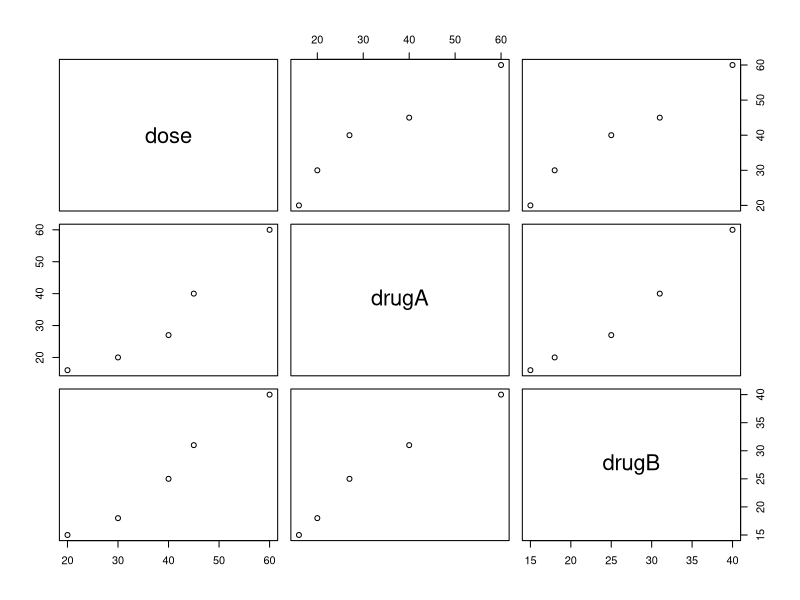
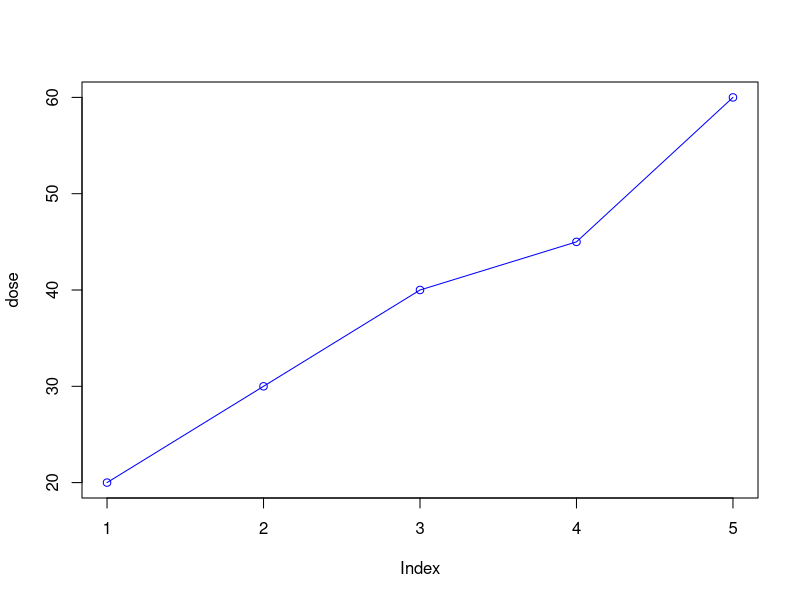
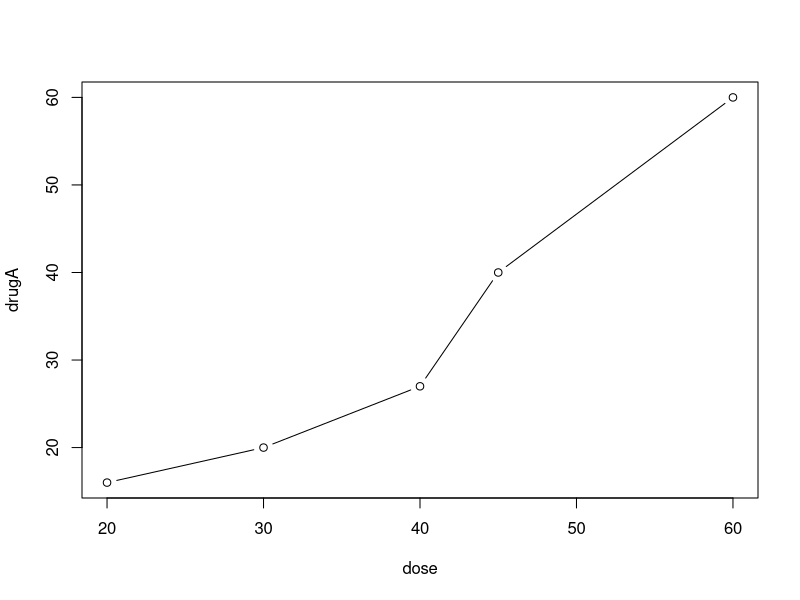
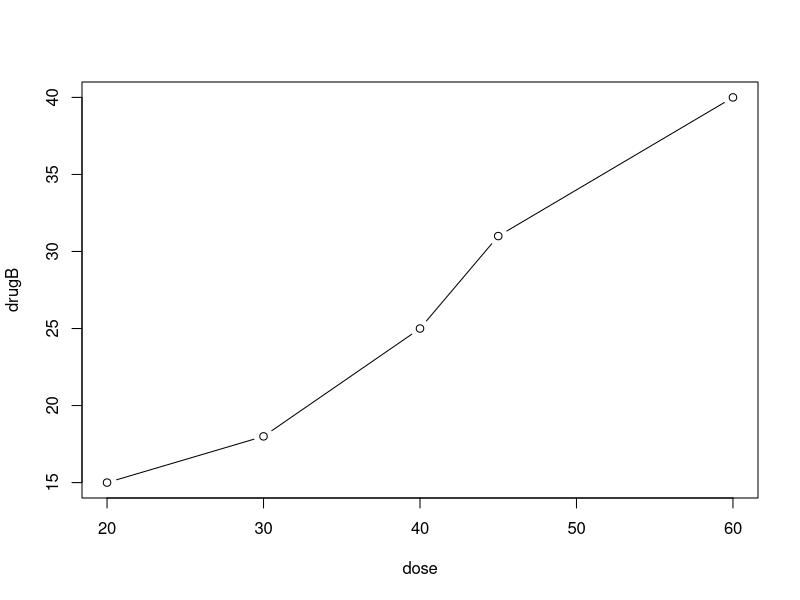
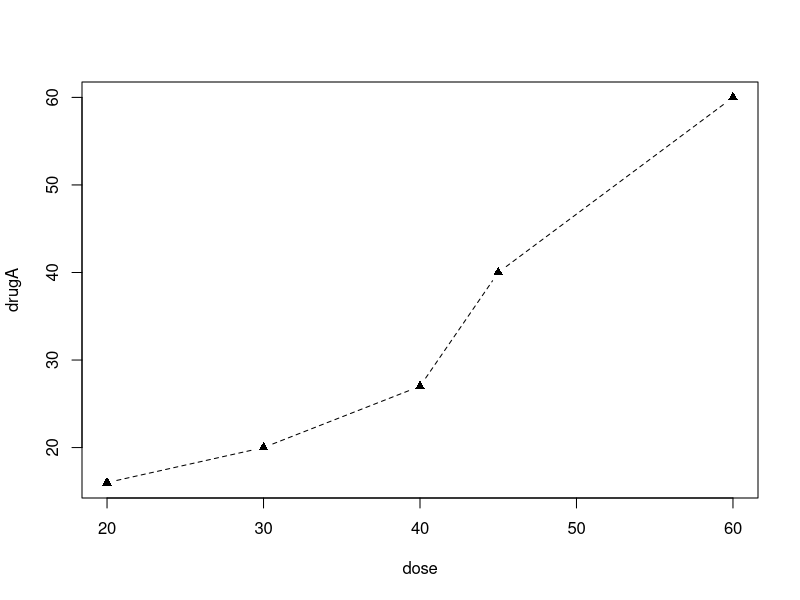
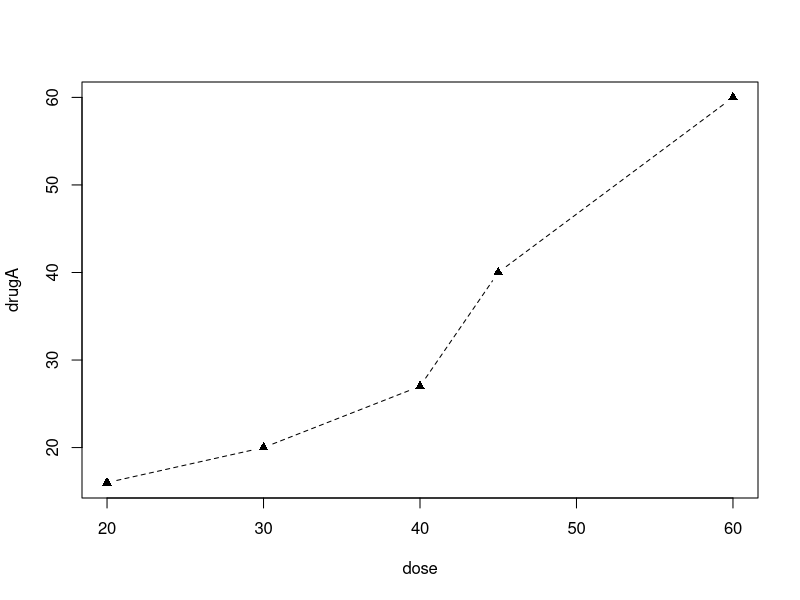
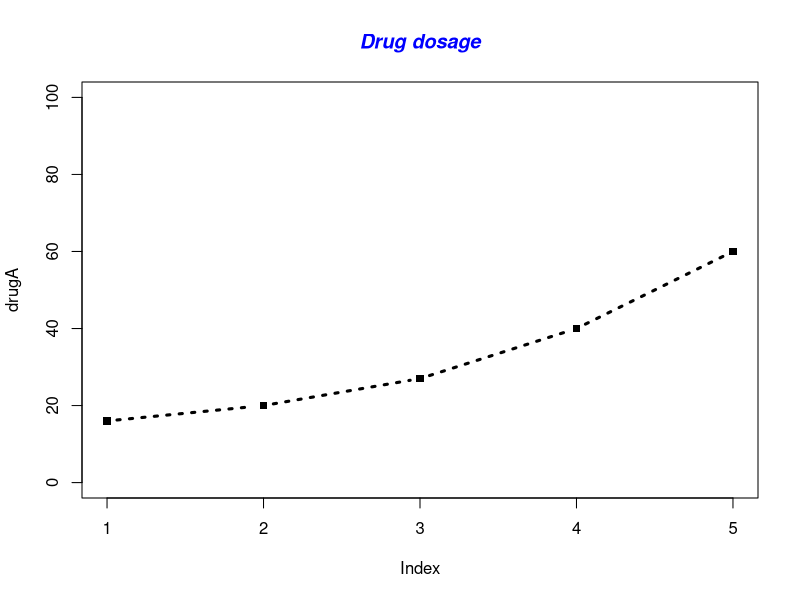

The R script that drew these images, in order: (Note: this script raises an error after producing the figures.)
# Builds the data frame using vectors
dose <- c(20, 30, 40, 45, 60)
drugA <- c(16, 20, 27, 40, 60)
drugB <- c(15, 18, 25, 31, 40)

# Store this info in a data frame called drugs
drugs <- data.frame(dose, drugA, drugB)

# colnames(drugs) <- c("Dosage", 
#                    "Response to Drug A", 
#                    "Response to Drug B")

plot(drugs)
attach(drugs)
plot(dose, type = "o", col = "blue")

# option type = "b" means
# we can plot both points and lines
plot(dose, drugA, type = "b")

# store the content of par() to add variable
opar <- par(no.readonly = TRUE)
plot(dose, drugB, type = "b")

# lty = 2 (dashed line)
# pch = 17 (triangle)
par(lty = 2, pch = 17)
plot(dose, drugA, type = "b")
par(opar)

# Specify graphical parameters
plot(dose, drugA, type = "b", lty = 2, pch = 17)

# dotted line 3 times wider than the default
plot(drugA, 
     type = "b", 
     lty = 3, 
     lwd = 3, 
     pch = 15, 
     ylim = c(0, 100))
title(main = "Drug dosage", 
      col.main = "blue", 
      font.main = 4)

# plot drug B with red dashed line and square points
# pch = 22
plot(drugB, 
     type = "b", 
     pch = 22, 
     lty = 2, 
     col = "red", 
     main = "Drug dosage", 
     ylim = c(0,graph_range[2]), 
     labels = FALSE)

# calculate the limitation of range
graph_range <- range(0, drugA, drugB)
graph_range

# lable the axis values
# Make the x-axis have ml labels
axis(1, at = 1:5, lab = c("20 ml", "40 ml", "60 ml", "80 ml", "100ml"))

# y-axis with tick every 5 points
# at = 5 * 0:graph_range
axis(2, at = 5 * 0:graph_range[2])

# Full example of charts
# plot dose with drug A
# with labels
plot(dose, 
     drugA, 
     type = "b", 
     col = "red", 
     lty = 2,
     pch = 2, 
     lwd = 2,
     main = "Clinical trial for Drug A", 
     sub = "This is hypothetical data", 
     xlab = "Dosage", 
     ylab = "Drug response", 
     xlim = c(0, 60), 
     ylim = c(0, 70))


# use mtcars
?mtcars

# Capture the parameters
opar <- par(no.readonly = TRUE)

# include mfrow = c(nrow, ncol)
par(mfrow = c(2, 2))
attach(mtcars)
str(mtcars)

plot(wt, 
     mpg, 
     main = "Scatterplot of weight vs mpg")

plot(wt, disp, main = "Scatterplot of weight vs disp")

par(opar)

# show 3 plots in 3 rows and 1 col
# of wt, mpg and disp
# show x and y labels
# Use graph range with the charts
par(mfrow = c(3, 1))

plot(wt,
     main = "Scatterplot of weight", 
     xlab = "Index",
     ylab = "Weight")

plot(disp, 
     main = "Scatterplot of disp", 
     xlab = "Index",
     ylab = "Disp")

plot(mpg, 
     main = "Scatterplot of mpg", 
     xlab = "Index", 
     ylab = "MPG")

par(opar)

pie(drugs$drugA)
